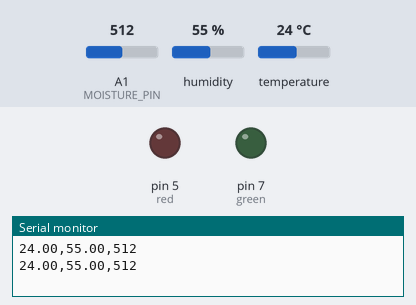
Simulated run of this sketch. Board: Arduino Uno, built with avr-gcc and run on an emulated ATmega328P. On the bench: output pins drawn as LEDs (lit = HIGH), the last lines printed to the serial monitor. The inputs (shaded band) are chosen by the test bench; at power-on: A1 (MOISTURE_PIN) = 512, humidity 55 %, temperature 24 °C.

Above: at 5.8 s.
5.9 s: A1 (MOISTURE_PIN) set to 684
11.9 s: A1 (MOISTURE_PIN) set to 715
At 16.4 s:
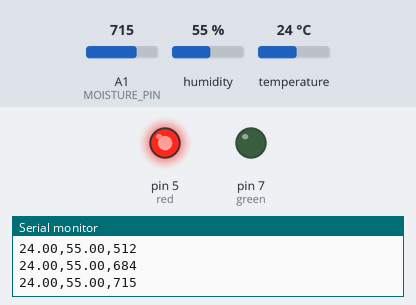
17.9 s: A1 (MOISTURE_PIN) set to 289
At 21.1 s:
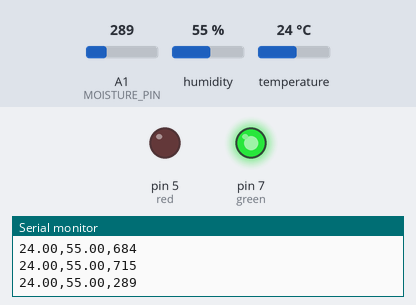
23.9 s: A1 (MOISTURE_PIN) set to 313
At 25.8 s:
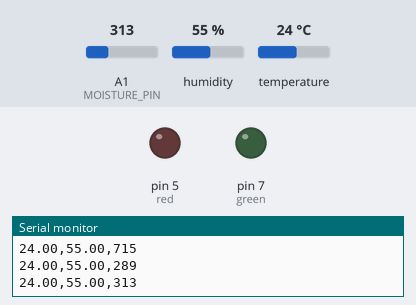
29.9 s: A1 (MOISTURE_PIN) set to 122
At 30.5 s:
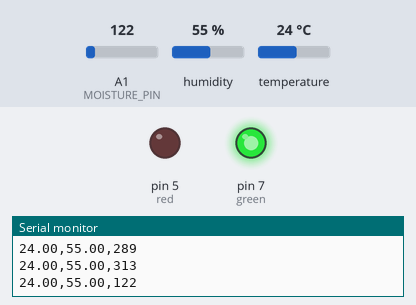
Timing chart, 0 to 32.9 s (numbered marks = the images above; inputs shaded):
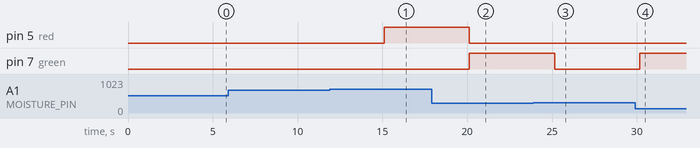

The sketch:

SmartPlantSystem.ino
```cpp
#include <Adafruit_Sensor.h>
#include <DHT.h>
#include <DHT_U.h>

#define DHT11_PIN 4
#define DHTTYPE DHT11
#define MOISTURE_PIN A1

DHT dht(DHT11_PIN, DHTTYPE);
int red = 5;
int green = 7;

void setup() {
  pinMode(red, OUTPUT);
  pinMode(green, OUTPUT);
  Serial.begin(9600);
  dht.begin();

}

void loop() {

  float temperature = dht.readTemperature();
  float humidity = dht.readHumidity();
  int moistureValue = analogRead(MOISTURE_PIN);

  Serial.print(temperature);
  Serial.print(",");
  Serial.print(humidity);
  Serial.print(",");
  Serial.println(moistureValue);


  if (moistureValue >= 0 && moistureValue <= 299) {
    digitalWrite(green, HIGH);
    digitalWrite(red, LOW);
  }
  else if (moistureValue >= 700 && moistureValue <= 1023) {
    digitalWrite(red, HIGH);
    digitalWrite(green, LOW);
  }
  else {
    digitalWrite(red, LOW);
    digitalWrite(green, LOW);
  }


  delay(5000);
}
```

Measured:
- the behaviour switches between 699 and 700 on A1 (MOISTURE_PIN) (found by bisection; images 0 and 1)
- the behaviour switches between 299 and 300 on A1 (MOISTURE_PIN) (found by bisection; images 2 and 3)
- after the input at 11.9 s, pin 5 (red): LOW → HIGH after 3.2 s
- after the input at 17.9 s, pin 5 (red): HIGH → LOW after 2.2 s; pin 7 (green): LOW → HIGH after 2.2 s
- after the input at 23.9 s, pin 7 (green): HIGH → LOW after 1.2 s
- after the input at 29.9 s, pin 7 (green): LOW → HIGH after 0.27 s
